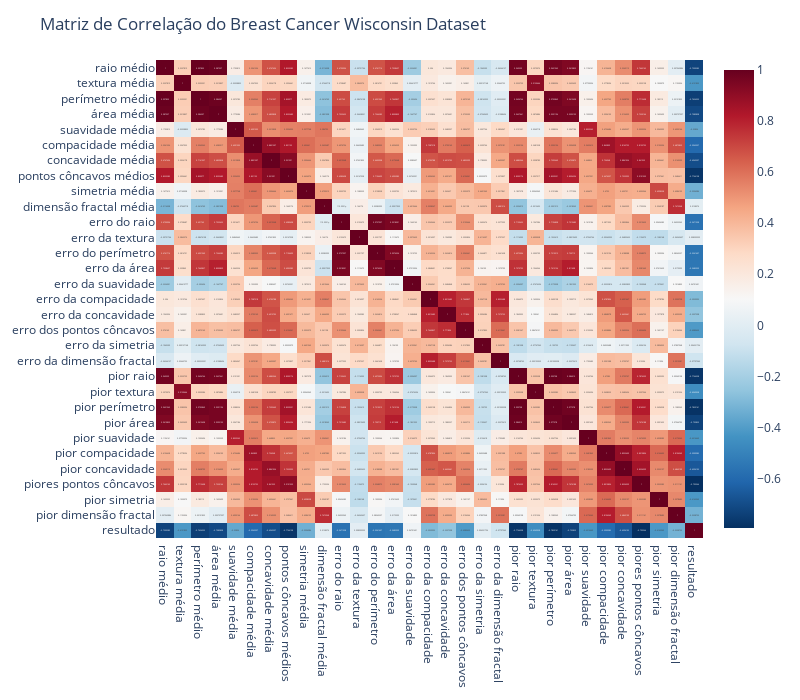

Notebook code cell kept with this figure:
### Markdown cell above
#### Análise correlações

### Code cell
# Calcular a matriz de correlação
correlation_matrix = df.corr()

# Criar a matriz de correlação usando Plotly
fig = px.imshow(correlation_matrix, text_auto=True, aspect="auto", color_continuous_scale='RdBu_r')

# Configurar a altura, largura e título da matriz de correlação
fig.update_layout(
    height=700,
    width=800,
    title='Matriz de Correlação do Breast Cancer Wisconsin Dataset'
)

# Exibir a matriz de correlação
fig.show()

### Figure 1 — Plotly figure (JSON) as saved in the notebook; plotly's stock layout.template omitted (floating-point values rounded to 4 significant figures; data arrays with more than 128 entries replaced by an {"elided": "..."} marker saying what was removed)
{"data": [{"coloraxis": "coloraxis", "hovertemplate": "x: %{x}<br>y: %{y}<br>color: %{z}<extra></extra>", "name": "0", "texttemplate": "%{z}", "type": "heatmap", "x": ["raio médio", "textura média", "perímetro médio", "área média", "suavidade média", "compacidade média", "concavidade média", "pontos côncavos médios", "simetria média", "dimensão fractal média", "erro do raio", "erro da textura", "erro do perímetro", "erro da área", "erro da suavidade", "erro da compacidade", "erro da concavidade", "erro dos pontos côncavos", "erro da simetria", "erro da dimensão fractal", "pior raio", "pior textura", "pior perímetro", "pior área", "pior suavidade", "pior compacidade", "pior concavidade", "piores pontos côncavos", "pior simetria", "pior dimensão fractal", "resultado"], "xaxis": "x", "y": ["raio médio", "textura média", "perímetro médio", "área média", "suavidade média", "compacidade média", "concavidade média", "pontos côncavos médios", "simetria média", "dimensão fractal média", "erro do raio", "erro da textura", "erro do perímetro", "erro da área", "erro da suavidade", "erro da compacidade", "erro da concavidade", "erro dos pontos côncavos", "erro da simetria", "erro da dimensão fractal", "pior raio", "pior textura", "pior perímetro", "pior área", "pior suavidade", "pior compacidade", "pior concavidade", "piores pontos côncavos", "pior simetria", "pior dimensão fractal", "resultado"], "yaxis": "y", "z": {"elided": "31x31 float values"}}], "layout": {"coloraxis": {"colorscale": [[0, "rgb(5,48,97)"], [0.1, "rgb(33,102,172)"], [0.2, "rgb(67,147,195)"], [0.3, "rgb(146,197,222)"], [0.4, "rgb(209,229,240)"], [0.5, "rgb(247,247,247)"], [0.6, "rgb(253,219,199)"], [0.7, "rgb(244,165,130)"], [0.8, "rgb(214,96,77)"], [0.9, "rgb(178,24,43)"], [1, "rgb(103,0,31)"]]}, "height": 700, "margin": {"t": 60}, "title": {"text": "Matriz de Correlação do Breast Cancer Wisconsin Dataset"}, "width": 800, "xaxis": {"anchor": "y", "domain": [0, 1]}, "yaxis": {"anchor": "x", "autorange": "reversed", "domain": [0, 1]}}}
